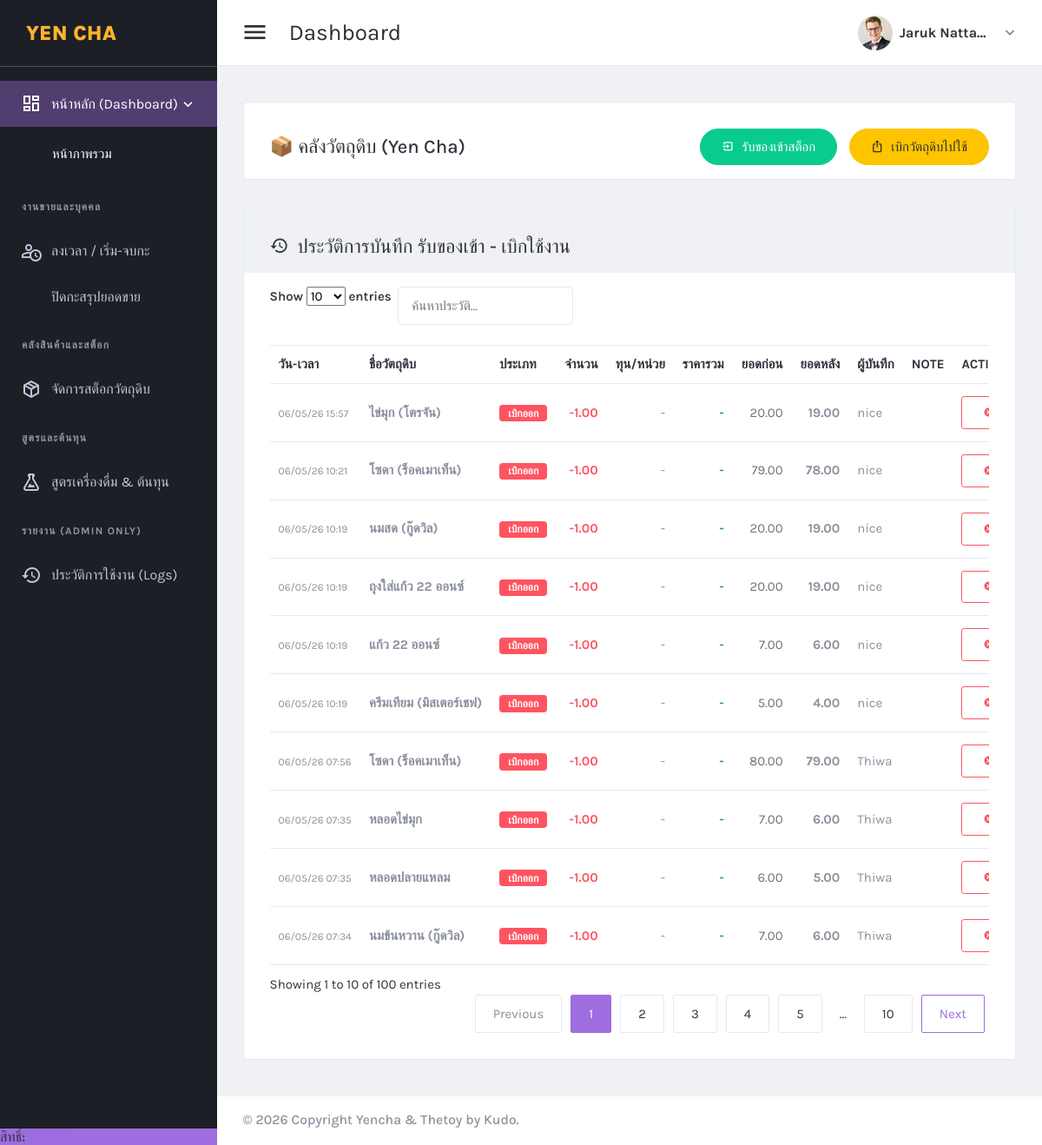
Page /yencha/restock.php (signed in) on the committed database.
### tables this page shows
CREATE TABLE `yencha_stock_log` (
  `id` int(11) NOT NULL AUTO_INCREMENT,
  `ingredient_id` int(11) NOT NULL,
  `type` enum('in','out') NOT NULL COMMENT 'in = รับเข้า, out = เบิกออก',
  `qty` decimal(10,2) NOT NULL,
  `price_at_time` decimal(10,2) DEFAULT 0.00 COMMENT 'เก็บราคาที่ซื้อจริงในหน้าประวัติ',
  `old_qty` decimal(10,2) NOT NULL COMMENT 'สต็อกก่อนเปลี่ยน',
  `new_qty` decimal(10,2) NOT NULL COMMENT 'สต็อกหลังเปลี่ยน',
  `user_id` int(11) NOT NULL,
  `note` varchar(255) DEFAULT NULL,
  `created_at` timestamp NULL DEFAULT current_timestamp(),
  `status` enum('active','canceled') DEFAULT 'active' COMMENT 'ยกเลิก หรือใช้งานรายการนี้',
  PRIMARY KEY (`id`),
  KEY `ingredient_id` (`ingredient_id`),
  CONSTRAINT `yencha_stock_log_ibfk_1` FOREIGN KEY (`ingredient_id`) REFERENCES `yencha_ingredients` (`id`)
);

CREATE TABLE `yencha_ingredients` (
  `id` int(11) NOT NULL AUTO_INCREMENT,
  `name` varchar(255) NOT NULL,
  `unit` varchar(50) NOT NULL COMMENT 'หน่วยบรรจุที่ใช้ตัดสต็อก เช่น ถุง, ขวด, กล่อง',
  `stock_qty` decimal(10,2) DEFAULT 0.00 COMMENT 'จำนวนหน่วยบรรจุคงเหลือปัจจุบัน',
  `min_qty` decimal(10,2) DEFAULT 2.00 COMMENT 'จุดแจ้งเตือนเมื่อเหลือน้อย',
  `quantity_per_unit` decimal(10,2) DEFAULT 1.00 COMMENT 'ปริมาณเนื้อในต่อ 1 หน่วยบรรจุ (เช่น 500)',
  `purchase_price` decimal(10,2) DEFAULT 0.00 COMMENT 'ราคาล่าสุดในหน้าวัตถุดิบ',
  `base_unit_name` varchar(50) DEFAULT 'กรัม' COMMENT 'ชื่อหน่วยย่อย (เช่น กรัม, มล.)',
  `created_at` timestamp NULL DEFAULT current_timestamp(),
  `updated_at` timestamp NULL DEFAULT current_timestamp() ON UPDATE current_timestamp(),
  `is_active` tinyint(1) DEFAULT 1,
  PRIMARY KEY (`id`),
  UNIQUE KEY `name` (`name`)
);

CREATE TABLE `users` (
  `id` int(11) NOT NULL AUTO_INCREMENT,
  `username` varchar(50) NOT NULL,
  `password` varchar(255) NOT NULL,
  `fullname` varchar(100) DEFAULT NULL,
  `role_id` int(11) NOT NULL DEFAULT 4,
  `allowed_app` enum('thetoy','yencha','all') NOT NULL DEFAULT 'yencha',
  `created_at` timestamp NULL DEFAULT current_timestamp(),
  `status` enum('active','inactive') DEFAULT 'active',
  `created_by` int(11) DEFAULT NULL,
  `updated_by` int(11) DEFAULT NULL,
  `updated_at` timestamp NULL DEFAULT current_timestamp() ON UPDATE current_timestamp(),
  PRIMARY KEY (`id`),
  UNIQUE KEY `username` (`username`),
  KEY `fk_user_role` (`role_id`),
  CONSTRAINT `fk_user_role` FOREIGN KEY (`role_id`) REFERENCES `roles` (`role_id`) ON DELETE CASCADE ON UPDATE CASCADE
);

### yencha/restock.php (the view, shortened to what this page needs)
<?php
require_once '../connectDB.php';
?>
<!DOCTYPE html>
<html lang="en" dir="ltr">
<head>
    <?php include "inc/header_script.php"; ?>
</head>
<body class="navbar-fixed sidebar-fixed" id="body">
    <div class="wrapper">
        <?php include "inc/left-sidebar.php"; ?>
        <div class="page-wrapper">
            <?php include "inc/main-header.php"; ?>
            <div class="content-wrapper">
                <div class="content">
                    <div class="card card-default">
                        <div class="card-header d-flex justify-content-between align-items-center">
                            <h2>📦 คลังวัตถุดิบ (Yen Cha)</h2>
                            <div>
                                <?php if (isset($_SESSION['role_id']) && in_array($_SESSION['role_id'], [1, 2])): ?>
                                    <button class="btn btn-success btn-pill shadow-sm ml-2" data-toggle="modal" data-target="#restockModal">
                                        <i class="mdi mdi-import mr-1"></i> รับของเข้าสต็อก
                                    </button>
                                <?php endif; ?>
                                <button class="btn btn-warning btn-pill shadow-sm ml-2" data-toggle="modal" data-target="#withdrawModal">
                                    <i class="mdi mdi-export-variant mr-1"></i> เบิกวัตถุดิบไปใช้
                                </button>
                            </div>
                        </div>
                    </div>
                    <div class="card card-default">
                        <div class="card-header bg-light">
                            <h2><i class="mdi mdi-history mr-2"></i>ประวัติการบันทึก รับของเข้า - เบิกใช้งาน</h2>
                        </div>
                        <div class="card-body">
                            <div class="table-responsive">
                                <table id="data-table" class="table table-hover table-product nowrap" style="width:100%">
                                    <thead>
                                        <tr>
                                            <th>วัน-เวลา</th>
                                            <th>ชื่อวัตถุดิบ</th>
                                            <th>ประเภท</th>
                                            <th class="text-right">จำนวน</th>
                                            <?php if (isset($_SESSION['role_id']) && in_array($_SESSION['role_id'], [1, 2])): ?>
                                                <th class="text-right">ทุน/หน่วย</th>
                                                <th class="text-right">ราคารวม</th>
                                            <?php endif; ?>
                                            <th class="text-right">ยอดก่อน</th>
                                            <th class="text-right">ยอดหลัง</th>
                                            <?php if (isset($_SESSION['role_id']) && in_array($_SESSION['role_id'], [1, 2])): ?>
                                                <th>ผู้บันทึก</th>
                                                <th class="text-center">Note</th>
                                            <?php endif; ?>
                                            <th>Action</th>
                                        </tr>
                                    </thead>
                                    <tbody>
                                        <?php
                                        $log_sql = "SELECT l.*, i.name as ing_name, i.unit as ing_unit, u.username as staff_name
                                                    FROM yencha_stock_log l
                                                    LEFT JOIN yencha_ingredients i ON l.ingredient_id = i.id
                                                    LEFT JOIN users u ON l.user_id = u.id
                                                    ORDER BY l.id DESC LIMIT 100";
                                        $log_stmt = $conn->prepare($log_sql);
                                        $log_stmt->execute();
                                        while ($log = $log_stmt->fetch(PDO::FETCH_ASSOC)) {
                                            $is_in = ($log['type'] == 'in');
                                            $badge_class = $is_in ? 'badge-success' : 'badge-danger';
                                            $type_text = $is_in ? 'รับเข้า' : 'เบิกออก';
                                            $qty_prefix = $is_in ? '+' : '-';
                                            $qty_class = $is_in ? 'text-success' : 'text-danger';
                                            $status_active = ($log['status'] == 'active');
                                            $total_row_price = $log['qty'] * $log['price_at_time'];
                                        ?>
                                            <tr <?php echo !$status_active ? 'style="opacity: 0.6;"' : ''; ?>>
                                                <td><small><?php echo date('d/m/y H:i', strtotime($log['created_at'])); ?></small></td>
                                                <td><strong><?php echo htmlspecialchars($log['ing_name']); ?></strong></td>
                                                <td><span class="badge <?php echo $badge_class; ?>"><?php echo $type_text; ?></span></td>
                                                <td class="text-right font-weight-bold <?php echo $qty_class; ?>">
                                                    <?php echo $qty_prefix . number_format($log['qty'], 2); ?>
                                                </td>
                                                <?php if (isset($_SESSION['role_id']) && in_array($_SESSION['role_id'], [1, 2])): ?>
                                                    <td class="text-right">
                                                        <?php echo ($is_in && $log['price_at_time'] > 0) ? number_format($log['price_at_time'], 2) : '-'; ?>
                                                    </td>
                                                    <td class="text-right price-text">
                                                        <?php echo ($is_in && $total_row_price > 0) ? number_format($total_row_price, 2) : '-'; ?>
                                                    </td>
                                                <?php endif; ?>
                                                <td class="text-right text-muted"><?php echo number_format($log['old_qty'], 2); ?></td>
                                                <td class="text-right font-weight-bold"><?php echo number_format($log['new_qty'], 2); ?></td>
                                                <?php if (isset($_SESSION['role_id']) && in_array($_SESSION['role_id'], [1, 2])): ?>
                                                    <td><?php echo htmlspecialchars($log['staff_name'] ?? 'System'); ?></td>
                                                    <td style="max-width: 250px; white-space: normal; word-wrap: break-word;"><?php echo $log['note']; ?></td>
                                                <?php endif; ?>
                                                <td class="text-center">
                                                    <?php if ($log['status'] == 'active') : ?>
                                                        <?php
                                                        $is_admin_or_staff = (isset($_SESSION['role_id']) && in_array($_SESSION['role_id'], [1, 2]));
                                                        $can_cancel = $is_admin_or_staff || ($log['type'] == 'out');
                                                        if ($can_cancel) : ?>
                                                            <button type="button" class="btn btn-sm btn-outline-danger btn-cancel-log"
                                                                data-id="<?php echo $log['id']; ?>"
                                                                data-name="<?php echo htmlspecialchars($log['ing_name']); ?>"
                                                                data-qty="<?php echo $log['qty']; ?>"
                                                                data-type="<?php echo $log['type']; ?>">
                                                                <i class="mdi mdi-close-circle"></i> ยกเลิก
                                                            </button>
                                                        <?php else : ?>
                                                            <span class="text-muted small">สิทธิ์เฉพาะแอดมิน/หัวหน้า</span>
                                                        <?php endif; ?>
                                                    <?php else : ?>
                                                        <span class="badge badge-outline-secondary">ยกเลิกแล้ว</span>
                                                    <?php endif; ?>
                                                </td>
                                            </tr>
                                        <?php } ?>
                                    </tbody>
                                </table>
                            </div>
                        </div>
                    </div>
                </div>
            </div>
            <?php include "inc/footer.php"; ?>
        </div>
    </div>
</body>
</html>

### yencha/restock.php (style rules this page uses)
.table-responsive { display: block; width: 100%; overflow-x: auto; -webkit-overflow-scrolling: touch; border: none; }
#data-table th, #data-table td { white-space: nowrap; vertical-align: middle; }
.price-text { color: #28a745; font-weight: bold; }

### rows in the picture
yencha_stock_log: created_at "06/05/26 15:57", ingredient.name "ไข่มุก (โตรจัน)", type "เบิกออก", type "-", qty "1.00", old_qty "20.00", new_qty "19.00", user.username "nice"
yencha_stock_log: created_at "06/05/26 10:21", ingredient.name "โซดา (ร็อคเมาเท็น)", type "เบิกออก", type "-", qty "1.00", old_qty "79.00", new_qty "78.00", user.username "nice"
yencha_stock_log: created_at "06/05/26 10:19", ingredient.name "นมสด (กู๊ดวิล)", type "เบิกออก", type "-", qty "1.00", old_qty "20.00", new_qty "19.00", user.username "nice"
yencha_stock_log: created_at "06/05/26 10:19", ingredient.name "ถุงใส่แก้ว 22 ออนซ์", type "เบิกออก", type "-", qty "1.00", old_qty "20.00", new_qty "19.00", user.username "nice"
yencha_stock_log: created_at "06/05/26 10:19", ingredient.name "แก้ว 22 ออนซ์", type "เบิกออก", type "-", qty "1.00", old_qty "7.00", new_qty "6.00", user.username "nice"
yencha_stock_log: created_at "06/05/26 10:19", ingredient.name "ครีมเทียม (มิสเตอร์เชฟ)", type "เบิกออก", type "-", qty "1.00", old_qty "5.00", new_qty "4.00", user.username "nice"
yencha_stock_log: created_at "06/05/26 07:56", ingredient.name "โซดา (ร็อคเมาเท็น)", type "เบิกออก", type "-", qty "1.00", old_qty "80.00", new_qty "79.00", user.username "Thiwa"
yencha_stock_log: created_at "06/05/26 07:35", ingredient.name "หลอดไข่มุก", type "เบิกออก", type "-", qty "1.00", old_qty "7.00", new_qty "6.00", user.username "Thiwa"
yencha_stock_log: created_at "06/05/26 07:35", ingredient.name "หลอดปลายแหลม", type "เบิกออก", type "-", qty "1.00", old_qty "6.00", new_qty "5.00", user.username "Thiwa"
yencha_stock_log: created_at "06/05/26 07:34", ingredient.name "นมข้นหวาน (กู๊ดวิล)", type "เบิกออก", type "-", qty "1.00", old_qty "7.00", new_qty "6.00", user.username "Thiwa"

### other values in the picture
$_SESSION['fullname'] "Jaruk Natta…"
